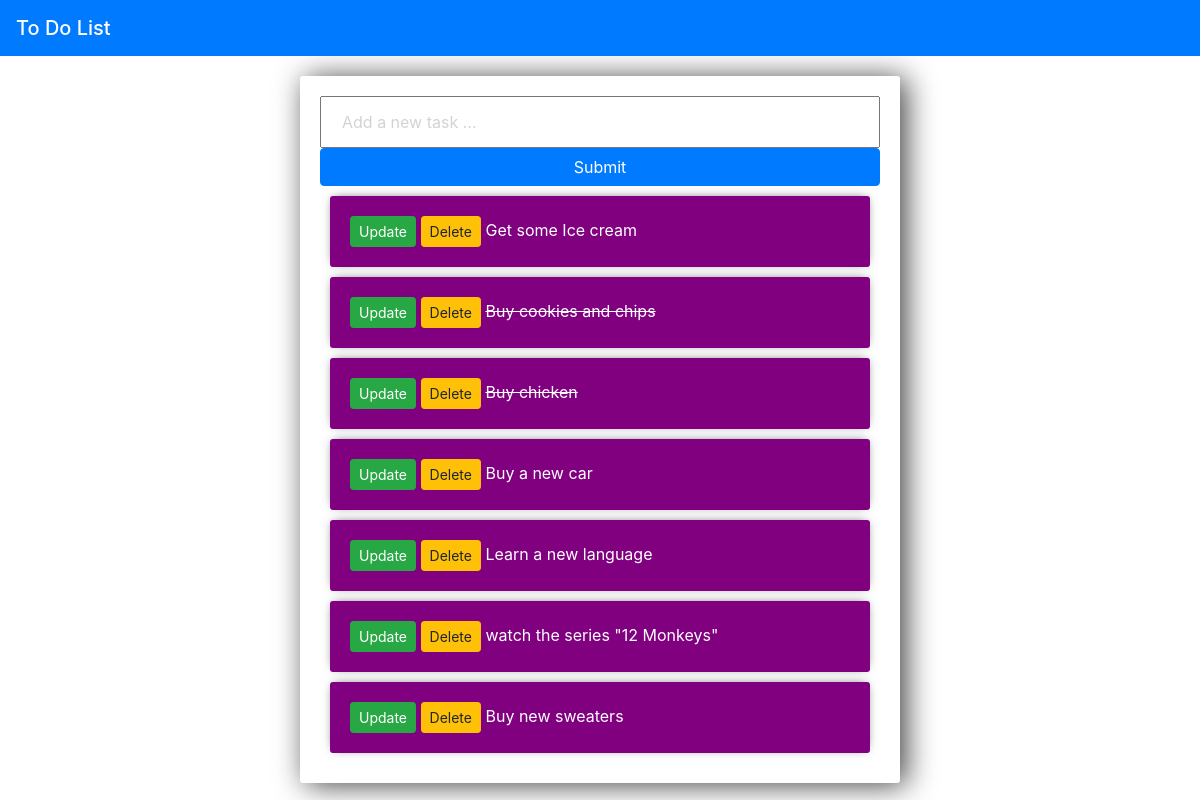
The page / on the database its author committed.
### tasks/models.py (models this page shows)
class Task(models.Model):
    title = models.CharField(max_length=200)
    complete = models.BooleanField(default=False)
    created = models.DateTimeField(auto_now_add=True)
    def __str__(self):
        return self.title

### tasks/views.py (the view)
# urls.py: path('', views.index, name='list'),
def index(request):
    tasks = Task.objects.all()
    form = TaskForm()
    if request.method == 'POST':
        form = TaskForm(request.POST)
        if form.is_valid():
            form.save()
        return redirect('/')
    context = {'tasks': tasks, 'form': form}
    return render(request, 'list.html', context)

### tasks/forms.py
class TaskForm(forms.ModelForm):
    title = forms.CharField(
        widget=forms.TextInput(attrs={'placeholder': 'Add a new task ...'}))
    class Meta:
        model = Task
        fields = '__all__'

### templates/list.html (shortened to what this page needs)
{% extends 'base.html' %}
{% block content %}
<div class="center-column">
    <form method="POST" action="/">
        {{ form.title }}
        <input class="btn btn-primary" type="submit" name="Create Task">
    </form>
    {%  for task in tasks %}
    <div class="item-row">
        <a class="btn btn-sm btn-success" href="{% url 'update_task' task.id %}">Update</a>
        <a class="btn btn-sm btn-warning" href="{% url 'delete_task' task.id %}">Delete</a>
        {% if task.complete == True %}
        <strike>{{ task }}</strike>
        {% else %}
        <span>{{ task }}</span>
        {% endif %}
    </div>
    {% endfor %}
</div>
{% endblock content %}

### static/css/base.css (style rules this page uses)
body { background-color: whitesmoke; }
input { width: 100%; padding: 12px 20px; margin: 8px 0; box-sizing: border-box; }
input::placeholder { color: #D3D3D3; }
.center-column { width: 600px; margin: 20px auto; padding: 20px; background-color: #FFF; border-radius: 3px; box-shadow: 6px 2px 30px 0px rgba(0, 0, 0, 0.75) }
.item-row { background-color: purple; margin: 10px; padding: 20px; border-radius: 3px; color: #fff; font-size: 16px; box-shadow: 0px -1px 10px -4px rgba(0, 0, 0, 0.75); }

### rows shown on the page
Task: title "Get some Ice cream"
Task: title "Buy cookies and chips"
Task: title "Buy chicken"
Task: title "Buy a new car"
Task: title "Learn a new language"
Task: title "watch the series \"12 Monkeys\""
Task: title "Buy new sweaters"
